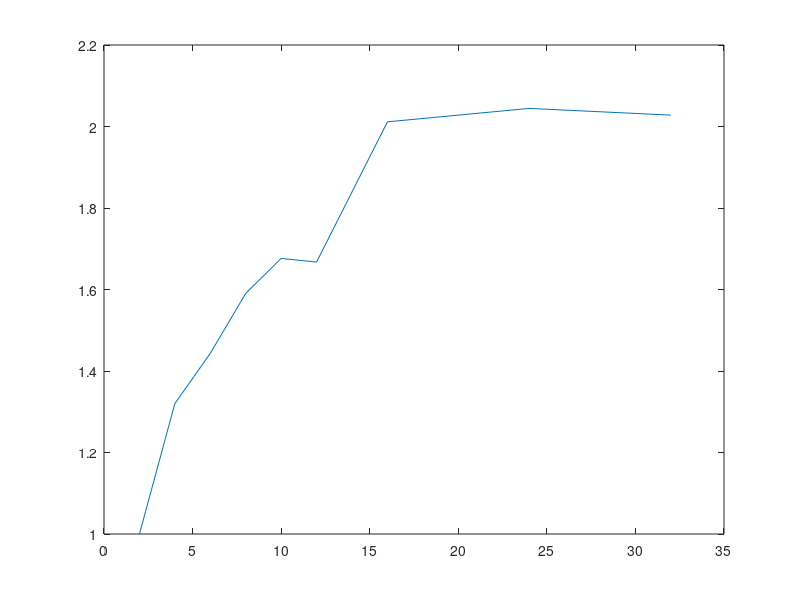

This figure's MATLAB source:
load MioTimesUpdatedExplicit.txt;
tq=MioTimesUpdatedExplicit(1,3);
sp = tq./MioTimesUpdatedExplicit(:,3);
plot(MioTimesUpdatedExplicit(:,2), sp)